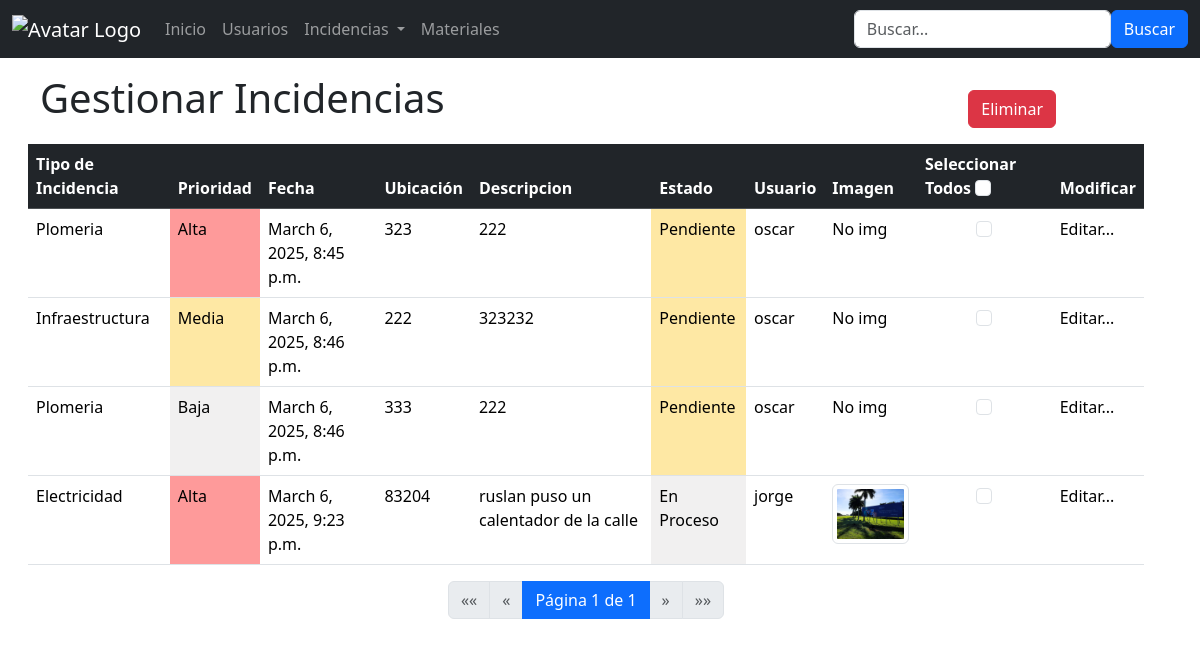
The app's page /incidencias/ (signed in), older data.
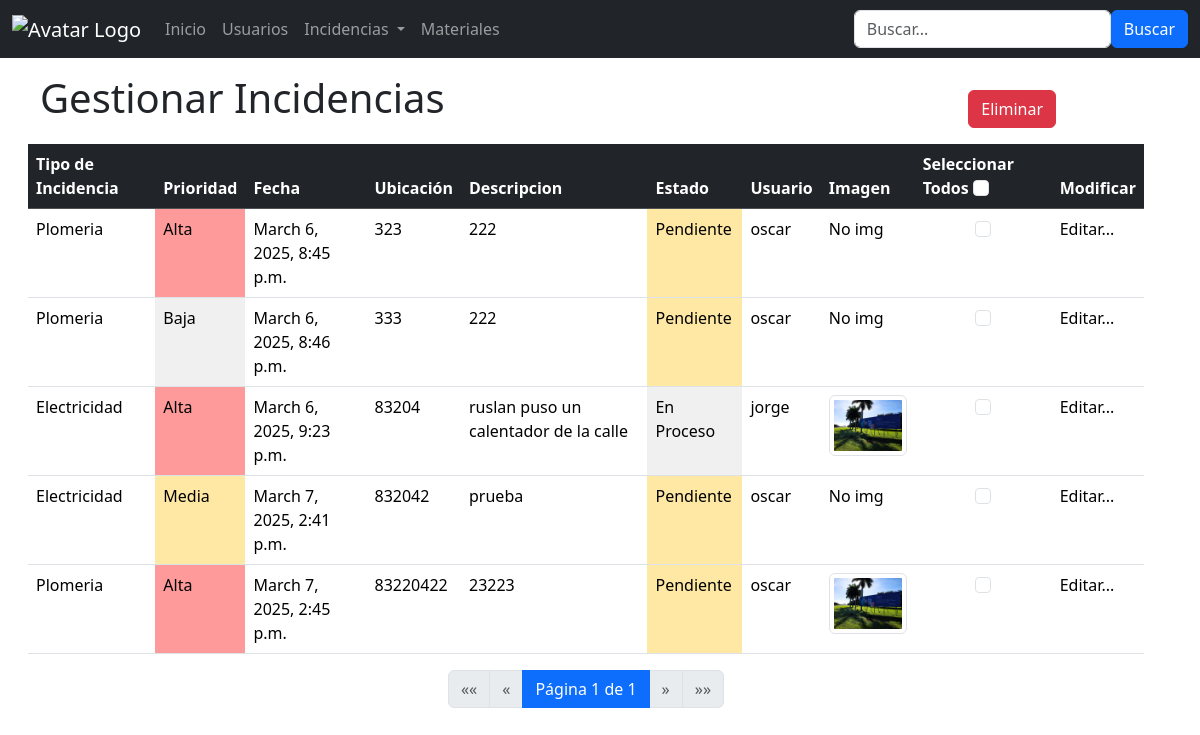
The same page, newer data.
### usuarios/models.py (models this page shows)
class Incidencia(models.Model):
    PRIORIDAD_CHOICES = [
        ('3', 'Alta'),
        ('2', 'Media'),
        ('1', 'Baja'),
    ]
    TIPO_CHOICES = [
        ('plomeria', 'Plomeria'),
        ('electricidad', 'Electricidad'),
        ('infraestructura', 'Infraestructura'),
        ('mantenimiento_equipos', 'Mantenimiento de Equipos'),
        ('saneamiento', 'Saneamiento'),
        ('seguridad', 'Seguridad'),
        ('jardineria', 'Jardineria'),
        ('agua_potable', 'Sistema de Agua Potable'),
        ('gas', 'Sistema de Gas'),
        ('incendios', 'Sistema de Incendios')
    ]
    ESTADO_CHOICES = [
        ('pendiente', 'Pendiente'),
        ('en_proceso', 'En Proceso'),
        ('resuelto', 'Resuelto'),
    ]
    tipo = models.CharField(max_length=50, choices=TIPO_CHOICES, default='plomeria')
    prioridad = models.CharField(max_length=10, choices=PRIORIDAD_CHOICES, default='media')
    estado = models.CharField(max_length=20, choices=ESTADO_CHOICES, default='pendiente')
    fecha = models.DateTimeField()
    ubicacion = models.CharField(max_length=100)
    descripcion = models.TextField()
    imagen = models.ImageField(upload_to='incidencias/', null=True, blank=True)
    usuario_reporte = models.ForeignKey(User, on_delete=models.CASCADE)

### usuarios/views.py (the view, shortened to what this page needs)
# urls.py: path('incidencias/',views.incidencias,name='incidencias'),
def incidencias(request):
    template = loader.get_template('all_incidencias.html')
    if request.user.is_superuser:
        tableIncidencia = Incidencia.objects.all()
    else:
        current_user = request.user
        tableIncidencia = Incidencia.objects.filter(usuario_reporte=current_user)
    if request.method == 'POST':
        action = request.POST.get('action')
        if action == "delete":
                ids=request.POST.getlist('ids')
                Incidencia.objects.filter(id__in=ids).delete()
                return redirect('incidencias')
    query = request.GET.get('q')
    paginator = Paginator(tableIncidencia,10)
    page_number = request.GET.get('page')
    page_obj = paginator.get_page(page_number)
    context = {
        'tableIncidencia': tableIncidencia,
        'page_obj': page_obj
    }
    return HttpResponse(template.render(context,request))

### usuarios/templates/all_incidencias.html (shortened to what this page needs)
{% extends "master.html" %}
{% load static %}
    {%block content%}
    <div class="container mt-3 mx-3">
        <div class="row container">
        <div class="col"><h1>Gestionar Incidencias</h1></div>
        <div class="col d-flex flex-row-reverse p-3 ">
            <button class="btn btn-danger mx-5" data-bs-toggle="modal" data-bs-target="#ModalEliminar" type="button">Eliminar</button>
        </div>
        </div>
        <form id="eliminar_incidencia" method="post" action="{% url 'incidencias' %}">
        <table class="table table-hover" id="userTable" data-orden="asc">
            <thead>
                <tr class="table-dark">
                    <th>Tipo de Incidencia</th>
                    <th> Prioridad </th>
                    <th>Fecha</th>
                    <th>Ubicación</th>
                    <th>Descripcion</th>
                    <th>Estado</th>
                    <th>Usuario</th>
                    <th>Imagen</th>
                    <th>Seleccionar Todos
                        <input class="form-check-input checkbox" type="checkbox" id="selectAll" onclick="toggleCheckboxes(this)">
                    </th>
                    <th>Modificar</th>
                </tr>
            </thead>
            <tbody>
            {% for x in page_obj %}
            <tr>
                <td>{{x.get_tipo_display}}</td>
                {% if x.prioridad == "2" %}
                <td style="background-color:rgba(253, 191, 4, 0.36);">{{x.get_prioridad_display}}</td>
                {%elif x.prioridad == "3"%}
                <td style="background-color:rgba(253, 4, 4, 0.4);">{{x.get_prioridad_display}}</td>
                {%else%}
                <td style="background-color:rgba(216, 214, 214, 0.36);">{{x.get_prioridad_display}}</td>
                {%endif%}
                <td>{{x.fecha}}</td>
                <td>{{x.ubicacion}}</td>
                <td>{{x.descripcion}}</td>
                {% if x.estado == "pendiente" %}
                <td style="background-color:rgba(253, 191, 4, 0.36);">{{x.get_estado_display}}</td>
                {%elif x.estado == "resuelto"%}
                <td style="background-color:rgba(12, 253, 4, 0.36);">{{x.get_estado_display}}</td>
                {%else%}
                <td style="background-color:rgba(216, 214, 214, 0.36);">{{x.get_estado_display}}</td>
                {%endif%}
                <td>{{x.usuario_reporte.username}}</td>
                <td>
                    {% if x.imagen %}
                        <img src="{{ x.imagen.url }}" alt="Imagen de la incidencia" class="img-thumbnail" style="width: 100px; cursor: pointer;"
                        onclick='abrirImagen("{{ x.imagen.url }}")' data-bs-toggle="modal" data-bs-target="#imagenModal">
                    {% else %}
                        <p>No img</p>
                    {% endif %}
                </td>
                <td>
                    <div class="form-check d-flex justify-content-center align-items-centerdiv">
                        <input class="form-check-input checkbox" type="checkbox" id="checkbox" name="ids" value="{{x.id}}" >
                    </div>
                </td>
                <td>
                    <a class="nav-link"  href="{% url 'editar_incidencia' x.id %}">Editar...</a>
                </td>
            </tr>
            {% endfor %}
            </tbody>
        </table>
        {% include 'paginacion.html' %}
        </form>
    </div>
    {%endblock%}

### usuarios/templates/master.html (shortened to what this page needs)
{% load static %}
<!DOCTYPE html>
<html lang="en">
<head>
    {% load bootstrap5 %}
    {% bootstrap_css %}
</head>
<body>
    {%include 'navbar.html' %}
    {%block content%}
    {%endblock%}
</body>
</html>

### usuarios/templates/navbar.html (shortened to what this page needs)
{% load static %}
<nav class="navbar navbar-expand-sm navbar-dark bg-dark">
    <div class="container-fluid">
        <a class="navbar-brand" href="#">
            <img src="{% static '../static/logo.png' %}" alt="Avatar Logo" style="width:115px;" >
        </a>
        <div class="collapse navbar-collapse" id="mynavbar">
            <ul class="navbar-nav me-auto">
                <li class="nav-item">
                    <a class="nav-link" href="/main">Inicio</a>
                </li>
                {% if perms.auth.view_user %}
                <li class="nav-item">
                    <a class="nav-link" href="/usuarios">Usuarios</a>
                </li>
                {%endif%}
                <li class="nav-item dropdown">
                    <button type="button" class="btn nav-link dropdown-toggle" data-bs-toggle="dropdown">
                        Incidencias
                    </button>
                </li>
                <li class="nav-item">
                    <a class="nav-link" href="/materiales">Materiales</a>
                </li>
            </ul>
            <form class="d-flex" method="get" >
                <input type="text" name="q" class="form-control" placeholder="Buscar..." value="{{ request.GET.q }}">
                <button class="btn btn-primary" type="submit">Buscar</button>
            </form>
        </div>
    </div>
</nav>

### usuarios/templates/paginacion.html
<nav aria-label="Page navigation">
    <ul class="pagination justify-content-center">
        {% if page_obj.has_previous %}
            <li class="page-item">
                <a class="page-link" href="?page=1&q={{ request.GET.q }}" aria-label="First">
                    <span aria-hidden="true">&laquo;&laquo;</span>
                </a>
            </li>
            <li class="page-item">
                <a class="page-link" href="?page={{ page_obj.previous_page_number }}&q={{ request.GET.q }}" aria-label="Previous">
                    <span aria-hidden="true">&laquo;</span>
                </a>
            </li>
        {% else %}
            <li class="page-item disabled">
                <span class="page-link">&laquo;&laquo;</span>
            </li>
            <li class="page-item disabled">
                <span class="page-link">&laquo;</span>
            </li>
        {% endif %}
        <li class="page-item active">
            <span class="page-link">
                Página {{ page_obj.number }} de {{ page_obj.paginator.num_pages }}
            </span>
        </li>
        {% if page_obj.has_next %}
            <li class="page-item">
                <a class="page-link" href="?page={{ page_obj.next_page_number }}&q={{ request.GET.q }}" aria-label="Next">
                    <span aria-hidden="true">&raquo;</span>
                </a>
            </li>
            <li class="page-item">
                <a class="page-link" href="?page={{ page_obj.paginator.num_pages }}&q={{ request.GET.q }}" aria-label="Last">
                    <span aria-hidden="true">&raquo;&raquo;</span>
                </a>
            </li>
        {% else %}
            <li class="page-item disabled">
                <span class="page-link">&raquo;</span>
            </li>
            <li class="page-item disabled">
                <span class="page-link">&raquo;&raquo;</span>
            </li>
        {% endif %}
    </ul>
</nav>

Row changes from the older to the newer data that the page shows:
removed Incidencia: tipo "Infraestructura", prioridad "Media", fecha "March 6, 2025, 8:46 p.m.", ubicacion "222", descripcion "323232", estado "Pendiente", usuario_reporte.username "oscar", imagen "No img"
added Incidencia: tipo "Electricidad", prioridad "Media", fecha "March 7, 2025, 2:41 p.m.", ubicacion "832042", descripcion "prueba", estado "Pendiente", usuario_reporte.username "oscar", imagen "No img"
added Incidencia: tipo "Plomeria", prioridad "Alta", fecha "March 7, 2025, 2:45 p.m.", ubicacion "83220422", descripcion "23223", estado "Pendiente", usuario_reporte.username "oscar", imagen (picture)
